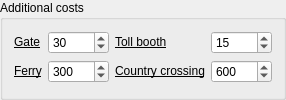
    <widget class="QgsCollapsibleGroupBox" name="costing_box">
     <property name="toolTip">
      <string>&lt;html&gt;&lt;head/&gt;&lt;body&gt;&lt;p&gt;Cost options are fixed costs in seconds that are added to both the path cost and the estimated time. Costs are not generally used to influence the route path; instead, use penalties to do this. Costs must be in the range of 0.0 seconds to 43200.0 seconds (12 hours).&lt;/p&gt;&lt;/body&gt;&lt;/html&gt;</string>
     </property>
     <property name="title">
      <string>Additional costs</string>
     </property>
     <property name="collapsed">
      <bool>true</bool>
     </property>
     <layout class="QHBoxLayout" name="horizontalLayout_2">
      <item>
       <layout class="QFormLayout" name="costing_column_1">
        <item row="0" column="0">
         <widget class="QLabel" name="gate_cost_label">
          <property name="toolTip">
           <string>&lt;html&gt;&lt;head/&gt;&lt;body&gt;&lt;p&gt;A cost applied when a gate with undefined or private access is encountered.&lt;/p&gt;&lt;/body&gt;&lt;/html&gt;</string>
          </property>
          <property name="text">
           <string>&lt;html&gt;&lt;head/&gt;&lt;body&gt;&lt;p&gt;&lt;a href=&quot;https://valhalla.github.io/valhalla/api/turn-by-turn/api-reference.md#automobile-and-bus-costing-options&quot;&gt;&lt;span style=&quot; color:#000000;&quot;&gt;Gate&lt;/span&gt;&lt;/a&gt;&lt;/p&gt;&lt;/body&gt;&lt;/html&gt;</string>
          </property>
         </widget>
        </item>
        <item row="0" column="1">
         <widget class="QgsSpinBox" name="gate_cost">
          <property name="maximum">
           <number>43200</number>
          </property>
          <property name="value">
           <number>30</number>
          </property>
         </widget>
        </item>
        <item row="1" column="0">
         <widget class="QLabel" name="ferry_cost_label">
          <property name="toolTip">
           <string>&lt;html&gt;&lt;head/&gt;&lt;body&gt;&lt;p&gt;A cost applied when entering a ferry.&lt;/p&gt;&lt;/body&gt;&lt;/html&gt;</string>
          </property>
          <property name="text">
           <string>&lt;html&gt;&lt;head/&gt;&lt;body&gt;&lt;p&gt;&lt;a href=&quot;https://valhalla.github.io/valhalla/api/turn-by-turn/api-reference.md#automobile-and-bus-costing-options&quot;&gt;&lt;span style=&quot; text-decoration: underline; color:#000000;&quot;&gt;Ferry&lt;/span&gt;&lt;/a&gt;&lt;/p&gt;&lt;/body&gt;&lt;/html&gt;</string>
          </property>
         </widget>
        </item>
        <item row="1" column="1">
         <widget class="QgsSpinBox" name="ferry_cost">
          <property name="maximum">
           <number>43200</number>
          </property>
          <property name="value">
           <number>300</number>
          </property>
         </widget>
        </item>
       </layout>
      </item>
      <item>
       <layout class="QFormLayout" name="costing_column_2">
        <item row="1" column="1">
         <widget class="QgsSpinBox" name="country_crossing_cost">
          <property name="maximum">
           <number>43200</number>
          </property>
          <property name="value">
           <number>600</number>
          </property>
         </widget>
        </item>
        <item row="1" column="0">
         <widget class="QLabel" name="country_crossing_cost_label">
          <property name="toolTip">
           <string>&lt;html&gt;&lt;head/&gt;&lt;body&gt;&lt;p&gt;A cost applied when encountering an international border.&lt;/p&gt;&lt;/body&gt;&lt;/html&gt;</string>
          </property>
          <property name="text">
           <string>&lt;html&gt;&lt;head/&gt;&lt;body&gt;&lt;p&gt;&lt;a href=&quot;https://valhalla.github.io/valhalla/api/turn-by-turn/api-reference.md#automobile-and-bus-costing-options&quot;&gt;&lt;span style=&quot; color:#000000;&quot;&gt;Country crossing&lt;/span&gt;&lt;/a&gt;&lt;/p&gt;&lt;/body&gt;&lt;/html&gt;</string>
          </property>
          <property name="openExternalLinks">
           <bool>true</bool>
          </property>
         </widget>
        </item>
        <item row="0" column="1">
         <widget class="QgsSpinBox" name="toll_booth_cost">
          <property name="maximum">
           <number>43200</number>
          </property>
          <property name="value">
           <number>15</number>
          </property>
         </widget>
        </item>
        <item row="0" column="0">
         <widget class="QLabel" name="toll_booth_cost_label">
          <property name="toolTip">
           <string>&lt;html&gt;&lt;head/&gt;&lt;body&gt;&lt;p&gt;A cost applied when a &lt;a href=&quot;http://wiki.openstreetmap.org/wiki/Tag:barrier%3Dtoll_booth&quot;&gt;&lt;span style=&quot; text-decoration: underline; color:#0068da;&quot;&gt;toll booth&lt;/span&gt;&lt;/a&gt; is encountered.&lt;/p&gt;&lt;/body&gt;&lt;/html&gt;</string>
          </property>
          <property name="text">
           <string>&lt;html&gt;&lt;head/&gt;&lt;body&gt;&lt;p&gt;&lt;a href=&quot;https://valhalla.github.io/valhalla/api/turn-by-turn/api-reference.md#automobile-and-bus-costing-options&quot;&gt;&lt;span style=&quot; text-decoration: underline; color:#000000;&quot;&gt;Toll booth&lt;/span&gt;&lt;/a&gt;&lt;/p&gt;&lt;/body&gt;&lt;/html&gt;</string>
          </property>
          <property name="openExternalLinks">
           <bool>true</bool>
          </property>
         </widget>
        </item>
       </layout>
      </item>
     </layout>
    </widget>
